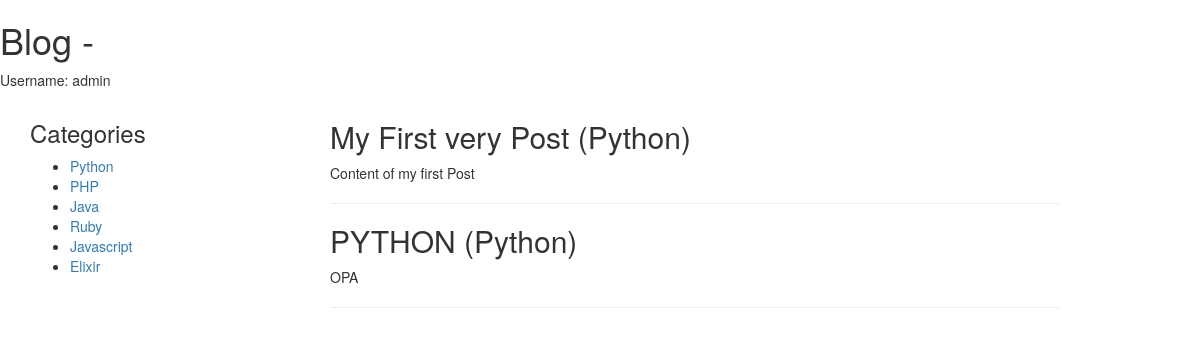
/blog/category/1 (signed in), run on the app's committed database.
### blog/models.py (models this page shows, shortened)
class Category(models.Model):
    name = models.CharField(max_length=255)
    class Meta:
        verbose_name_plural = 'Categories'

class Post(models.Model):
    author = models.ForeignKey(User)
    category = models.ForeignKey(Category)
    name = models.CharField(max_length=255)
    content = models.TextField()
    STATUS_CHOICES = (
        ('Draft', 'Draft'),
        ('Published', 'Published'),
    )
    status = models.CharField(max_length=20, choices=STATUS_CHOICES, default='Draft')
    created_at = models.DateTimeField(auto_now_add=True)

### blog/views.py (the view)
# urls.py: url(r'/category/(?P<category_id>\d+)', views.show_posts_by_category, name='blog.posts_by_category')
def show_posts_by_category(request, category_id):
    all_categories = Category.objects.all()
    category = Category.objects.get(pk=category_id)
    posts = Post.objects.filter(category=category, status='Published')
    context = {
        'posts': posts,
        'categories': all_categories,
        'category': category
    }
    return render(request, 'blog/home.html', context)

### templates/blog/home.html (shortened to what this page needs)
{% extends "blog/layout.html" %}
{% block content %}
<section>
    {% for post in posts %}
    <article>
        <h2>{{ post.name }} ({{ post.category.name }})</h2>
        <p>
            {{post.content}}
        </p>
    </article>
    <hr>
    {% endfor %}
</section>
{% endblock %}

### templates/blog/layout.html (shortened to what this page needs)
<!doctype html>
<html lang="en">
<head>
    <link rel="stylesheet" href="https://maxcdn.bootstrapcdn.com/bootstrap/3.3.6/css/bootstrap.min.css"
>
</head>
<body>
<h1>Blog - {{ name }} </h1>
{% load gravatar %}
{% if request.user.is_authenticated %}
<p>
    Username: {{ request.user }} <img src="{% gravatar_url request.user.email 50 %}">
</p>
{% endif %}
<div class="container">
    <div class="col-md-3">
        <aside class="row">
            <h3>Categories</h3>
            <ul>
                {% for category in categories %}
                <li>
                   <a href="{% url 'blog.posts_by_category' category.pk %}"> {{ category.name }}</a>
                </li>
                {% endfor %}
            </ul>
        </aside>
    </div>
    <div class="col-md-8">
        {% block content %} {% endblock %}
    </div>
</div>
</body>
</html>

### data on the page
Category: name "Python"
Category: name "PHP"
Category: name "Java"
Category: name "Ruby"
Category: name "Javascript"
Category: name "Elixir"
Post: name "My First very Post", category.name "Python", content "Content of my first Post"
Post: name "PYTHON", category.name "Python", content "OPA"

### other printed values
{{ request.user }} "admin"
